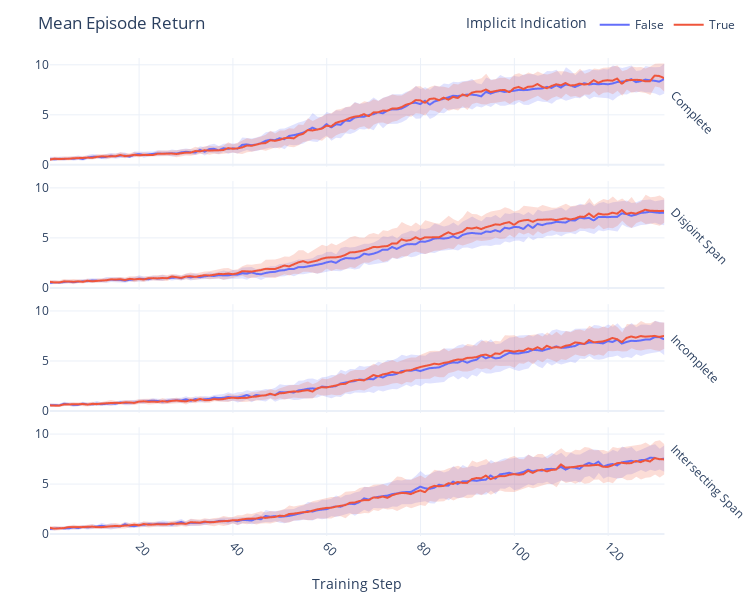

Source (notebook cell):
### Markdown cell above
## Training

### Code cell
import plotly.express as px
import plotly.graph_objects as go

# Known Metrics: "time_this_iter_s", "time_total_s", 
# "timers/env_runner_sampling_timer", "env_runners/episode_return_min", 
# "env_runners/episode_return_max", "env_runners/episode_return_mean"
metric = "env_runners/episode_return_mean"
df_tr = pd.read_csv(f"{TRAINING}_history.csv")

def hex_to_rgba(hex_color, alpha=0.20):
    hex_color = hex_color.lstrip("#")
    r, gg, b = tuple(int(hex_color[i:i+2], 16) for i in (0, 2, 4))
    return f"rgba({r},{gg},{b},{alpha})"

# ---- Aggregate mean + band (std or CI) ----

g = (
    df_tr[["sensor_conf", "config/induced_hom", "_step", metric]]
    .groupby(["sensor_conf", "config/induced_hom", "_step"], observed=True)
    .agg(
        mean=(metric, "mean"),
        n=(metric, "size"),
        std=(metric, "std")
    )
    .reset_index()
)
g["std"] = g["std"].fillna(0.0)
g["se"] = g["std"] / np.sqrt(g["n"].clip(lower=1))

# Choose your band: 1*std (wider, intuitive) or 1.96*se (95% CI)
USE_STD_BAND = True
g["band"] = g["std"] if USE_STD_BAND else 1.96 * g["se"]
g["lower"] = g["mean"] - g["band"]
g["upper"] = g["mean"] + g["band"]

# ---- Figure (mean lines ± CI band) ----

fig = px.line(
    g,
    x="_step",
    y="mean",
    color="config/induced_hom",
    facet_row="sensor_conf",
)

# ---- Add Error Bands ---- 

# Match Facet Order
cats_order = list(pd.unique(g["sensor_conf"]))
cats_order.reverse()

# Match Correct Colors
colorway = fig.layout.colorway or px.colors.qualitative.Plotly
color_levels = list(g["config/induced_hom"].drop_duplicates())
color_map = {lvl: colorway[i % len(colorway)] for i, lvl in enumerate(color_levels)}
fill_map  = {lvl: hex_to_rgba(color_map[lvl], 0.20) for lvl in color_levels}

# Add bands by sensor config x algo
for (conf, ih), df_grp in g.groupby(["sensor_conf", "config/induced_hom"], observed=True):
    df_grp = df_grp.sort_values("_step")
    fig.add_trace(
        go.Scatter(
            x=df_grp["_step"], y=df_grp["upper"],
            mode="lines", line=dict(width=0),
            showlegend=False, hoverinfo="skip", legendgroup=f"{ih}",
        ),
        col=1, row=cats_order.index(conf) + 1,
    )
    fig.add_trace(
        go.Scatter(
            x=df_grp["_step"], y=df_grp["lower"],
            mode="lines", line=dict(width=0),
            fill="tonexty", 
            fillcolor=fill_map[ih],
            showlegend=False, hoverinfo="skip", legendgroup=f"{ih}",
        ),
        col=1, row=cats_order.index(conf) + 1,
    )
# Per Facet updates
fig.for_each_annotation(lambda a: a.update(
    text=(
        a.text.split("=")[-1]   # Remove "sensor_conf=__"
        .replace("_"," ").title() # Make title
    ), textangle = 45))
fig.for_each_yaxis(lambda y: y.update(title=""))

# Overall updates
fig.update_layout(
    template = "plotly_white",
    title_text = "Mean Episode Return",
    margin = dict(t=40, r=10, b=10, l=10),
    xaxis_title = "Training Step",
    legend_title_text = "Implicit Indication",
    legend=dict(
        orientation="h",
        yanchor="top",
        y=1.1,
        xanchor="right",
        x=1.1
    ),
    width=750,
    height=600,
)
fig.update_xaxes(tickangle=45)

fig.write_image(f"training_curves.png")
fig.show()

### Figure 1 — Plotly figure (JSON) as saved in the notebook; plotly's stock layout.template omitted (floating-point values rounded to 4 significant figures; data arrays with more than 128 entries replaced by an {"elided": "..."} marker saying what was removed)
{"data": [{"hovertemplate": "config/induced_hom=False<br>sensor_conf=complete<br>_step=%{x}<br>mean=%{y}<extra></extra>", "legendgroup": "False", "line": {"color": "#636efa", "dash": "solid"}, "marker": {"symbol": "circle"}, "mode": "lines", "name": "False", "showlegend": true, "type": "scattergl", "x": {"elided": "132 int values"}, "xaxis": "x4", "y": {"elided": "132 float values"}, "yaxis": "y4"}, {"hovertemplate": "config/induced_hom=False<br>sensor_conf=disjoint_span<br>_step=%{x}<br>mean=%{y}<extra></extra>", "legendgroup": "False", "line": {"color": "#636efa", "dash": "solid"}, "marker": {"symbol": "circle"}, "mode": "lines", "name": "False", "showlegend": false, "type": "scattergl", "x": {"elided": "132 int values"}, "xaxis": "x3", "y": {"elided": "132 float values"}, "yaxis": "y3"}, {"hovertemplate": "config/induced_hom=False<br>sensor_conf=incomplete<br>_step=%{x}<br>mean=%{y}<extra></extra>", "legendgroup": "False", "line": {"color": "#636efa", "dash": "solid"}, "marker": {"symbol": "circle"}, "mode": "lines", "name": "False", "showlegend": false, "type": "scattergl", "x": {"elided": "132 int values"}, "xaxis": "x2", "y": {"elided": "132 float values"}, "yaxis": "y2"}, {"hovertemplate": "config/induced_hom=False<br>sensor_conf=intersecting_span<br>_step=%{x}<br>mean=%{y}<extra></extra>", "legendgroup": "False", "line": {"color": "#636efa", "dash": "solid"}, "marker": {"symbol": "circle"}, "mode": "lines", "name": "False", "showlegend": false, "type": "scattergl", "x": {"elided": "132 int values"}, "xaxis": "x", "y": {"elided": "132 float values"}, "yaxis": "y"}, {"hovertemplate": "config/induced_hom=True<br>sensor_conf=complete<br>_step=%{x}<br>mean=%{y}<extra></extra>", "legendgroup": "True", "line": {"color": "#EF553B", "dash": "solid"}, "marker": {"symbol": "circle"}, "mode": "lines", "name": "True", "showlegend": true, "type": "scattergl", "x": {"elided": "132 int values"}, "xaxis": "x4", "y": {"elided": "132 float values"}, "yaxis": "y4"}, {"hovertemplate": "config/induced_hom=True<br>sensor_conf=disjoint_span<br>_step=%{x}<br>mean=%{y}<extra></extra>", "legendgroup": "True", "line": {"color": "#EF553B", "dash": "solid"}, "marker": {"symbol": "circle"}, "mode": "lines", "name": "True", "showlegend": false, "type": "scattergl", "x": {"elided": "132 int values"}, "xaxis": "x3", "y": {"elided": "132 float values"}, "yaxis": "y3"}, {"hovertemplate": "config/induced_hom=True<br>sensor_conf=incomplete<br>_step=%{x}<br>mean=%{y}<extra></extra>", "legendgroup": "True", "line": {"color": "#EF553B", "dash": "solid"}, "marker": {"symbol": "circle"}, "mode": "lines", "name": "True", "showlegend": false, "type": "scattergl", "x": {"elided": "132 int values"}, "xaxis": "x2", "y": {"elided": "132 float values"}, "yaxis": "y2"}, {"hovertemplate": "config/induced_hom=True<br>sensor_conf=intersecting_span<br>_step=%{x}<br>mean=%{y}<extra></extra>", "legendgroup": "True", "line": {"color": "#EF553B", "dash": "solid"}, "marker": {"symbol": "circle"}, "mode": "lines", "name": "True", "showlegend": false, "type": "scattergl", "x": {"elided": "132 int values"}, "xaxis": "x", "y": {"elided": "132 float values"}, "yaxis": "y"}, {"hoverinfo": "skip", "legendgroup": "False", "line": {"width": 0}, "mode": "lines", "showlegend": false, "type": "scatter", "x": {"elided": "132 int values"}, "xaxis": "x4", "y": {"elided": "132 float values"}, "yaxis": "y4"}, {"fill": "tonexty", "fillcolor": "rgba(99,110,250,0.2)", "hoverinfo": "skip", "legendgroup": "False", "line": {"width": 0}, "mode": "lines", "showlegend": false, "type": "scatter", "x": {"elided": "132 int values"}, "xaxis": "x4", "y": {"elided": "132 float values"}, "yaxis": "y4"}, {"hoverinfo": "skip", "legendgroup": "True", "line": {"width": 0}, "mode": "lines", "showlegend": false, "type": "scatter", "x": {"elided": "132 int values"}, "xaxis": "x4", "y": {"elided": "132 float values"}, "yaxis": "y4"}, {"fill": "tonexty", "fillcolor": "rgba(239,85,59,0.2)", "hoverinfo": "skip", "legendgroup": "True", "line": {"width": 0}, "mode": "lines", "showlegend": false, "type": "scatter", "x": {"elided": "132 int values"}, "xaxis": "x4", "y": {"elided": "132 float values"}, "yaxis": "y4"}, {"hoverinfo": "skip", "legendgroup": "False", "line": {"width": 0}, "mode": "lines", "showlegend": false, "type": "scatter", "x": {"elided": "132 int values"}, "xaxis": "x3", "y": {"elided": "132 float values"}, "yaxis": "y3"}, {"fill": "tonexty", "fillcolor": "rgba(99,110,250,0.2)", "hoverinfo": "skip", "legendgroup": "False", "line": {"width": 0}, "mode": "lines", "showlegend": false, "type": "scatter", "x": {"elided": "132 int values"}, "xaxis": "x3", "y": {"elided": "132 float values"}, "yaxis": "y3"}, {"hoverinfo": "skip", "legendgroup": "True", "line": {"width": 0}, "mode": "lines", "showlegend": false, "type": "scatter", "x": {"elided": "132 int values"}, "xaxis": "x3", "y": {"elided": "132 float values"}, "yaxis": "y3"}, {"fill": "tonexty", "fillcolor": "rgba(239,85,59,0.2)", "hoverinfo": "skip", "legendgroup": "True", "line": {"width": 0}, "mode": "lines", "showlegend": false, "type": "scatter", "x": {"elided": "132 int values"}, "xaxis": "x3", "y": {"elided": "132 float values"}, "yaxis": "y3"}, {"hoverinfo": "skip", "legendgroup": "False", "line": {"width": 0}, "mode": "lines", "showlegend": false, "type": "scatter", "x": {"elided": "132 int values"}, "xaxis": "x2", "y": {"elided": "132 float values"}, "yaxis": "y2"}, {"fill": "tonexty", "fillcolor": "rgba(99,110,250,0.2)", "hoverinfo": "skip", "legendgroup": "False", "line": {"width": 0}, "mode": "lines", "showlegend": false, "type": "scatter", "x": {"elided": "132 int values"}, "xaxis": "x2", "y": {"elided": "132 float values"}, "yaxis": "y2"}, {"hoverinfo": "skip", "legendgroup": "True", "line": {"width": 0}, "mode": "lines", "showlegend": false, "type": "scatter", "x": {"elided": "132 int values"}, "xaxis": "x2", "y": {"elided": "132 float values"}, "yaxis": "y2"}, {"fill": "tonexty", "fillcolor": "rgba(239,85,59,0.2)", "hoverinfo": "skip", "legendgroup": "True", "line": {"width": 0}, "mode": "lines", "showlegend": false, "type": "scatter", "x": {"elided": "132 int values"}, "xaxis": "x2", "y": {"elided": "132 float values"}, "yaxis": "y2"}, {"hoverinfo": "skip", "legendgroup": "False", "line": {"width": 0}, "mode": "lines", "showlegend": false, "type": "scatter", "x": {"elided": "132 int values"}, "xaxis": "x", "y": {"elided": "132 float values"}, "yaxis": "y"}, {"fill": "tonexty", "fillcolor": "rgba(99,110,250,0.2)", "hoverinfo": "skip", "legendgroup": "False", "line": {"width": 0}, "mode": "lines", "showlegend": false, "type": "scatter", "x": {"elided": "132 int values"}, "xaxis": "x", "y": {"elided": "132 float values"}, "yaxis": "y"}, {"hoverinfo": "skip", "legendgroup": "True", "line": {"width": 0}, "mode": "lines", "showlegend": false, "type": "scatter", "x": {"elided": "132 int values"}, "xaxis": "x", "y": {"elided": "132 float values"}, "yaxis": "y"}, {"fill": "tonexty", "fillcolor": "rgba(239,85,59,0.2)", "hoverinfo": "skip", "legendgroup": "True", "line": {"width": 0}, "mode": "lines", "showlegend": false, "type": "scatter", "x": {"elided": "132 int values"}, "xaxis": "x", "y": {"elided": "132 float values"}, "yaxis": "y"}], "layout": {"annotations": [{"font": {}, "showarrow": false, "text": "Intersecting Span", "textangle": 45, "x": 0.98, "xanchor": "left", "xref": "paper", "y": 0.1138, "yanchor": "middle", "yref": "paper"}, {"font": {}, "showarrow": false, "text": "Incomplete", "textangle": 45, "x": 0.98, "xanchor": "left", "xref": "paper", "y": 0.3712, "yanchor": "middle", "yref": "paper"}, {"font": {}, "showarrow": false, "text": "Disjoint Span", "textangle": 45, "x": 0.98, "xanchor": "left", "xref": "paper", "y": 0.6288, "yanchor": "middle", "yref": "paper"}, {"font": {}, "showarrow": false, "text": "Complete", "textangle": 45, "x": 0.98, "xanchor": "left", "xref": "paper", "y": 0.8862, "yanchor": "middle", "yref": "paper"}], "height": 600, "legend": {"orientation": "h", "title": {"text": "Implicit Indication"}, "tracegroupgap": 0, "x": 1.1, "xanchor": "right", "y": 1.1, "yanchor": "top"}, "margin": {"b": 10, "l": 10, "r": 10, "t": 40}, "title": {"text": "Mean Episode Return"}, "width": 750, "xaxis": {"anchor": "y", "domain": [0, 0.98], "tickangle": 45, "title": {"text": "Training Step"}}, "xaxis2": {"anchor": "y2", "domain": [0, 0.98], "matches": "x", "showticklabels": false, "tickangle": 45}, "xaxis3": {"anchor": "y3", "domain": [0, 0.98], "matches": "x", "showticklabels": false, "tickangle": 45}, "xaxis4": {"anchor": "y4", "domain": [0, 0.98], "matches": "x", "showticklabels": false, "tickangle": 45}, "yaxis": {"anchor": "x", "domain": [0, 0.2275], "title": {"text": ""}}, "yaxis2": {"anchor": "x2", "domain": [0.2575, 0.485], "matches": "y", "title": {"text": ""}}, "yaxis3": {"anchor": "x3", "domain": [0.515, 0.7425], "matches": "y", "title": {"text": ""}}, "yaxis4": {"anchor": "x4", "domain": [0.7725, 1], "matches": "y", "title": {"text": ""}}}}
